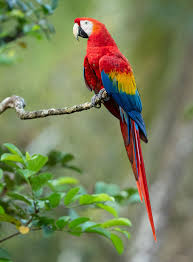
#> input picture lab4/images/images.jpeg, 193 x 262 px
$ jupyter execute lab4.ipynb
#> lines starting #> are read from the running program, lines starting #| are printed output that depends on the picture; after the words box and inside, x2 and y2 are one past the last pixel; in counts of white or black regions, pixels touching at a corner belong together
# Lab 4
---
### Name: Mohammed Feras Sawab

### ID: 2240009066
---

[cell 1]
import matplotlib.pyplot as plt
import cv2

img = cv2.imread('images/images.jpeg', cv2.IMREAD_GRAYSCALE)
#> img: shape (262, 193); min 0, max 254, mean 121.7
img = cv2.resize(img, (200, 200))
#> img: shape (200, 200)

# Set the threshold values
threshold_values = [0, 50, 100, 150, 200]

# Apply thresholding with different threshold values
for threshold_value in threshold_values:
    ret, thresh = cv2.threshold(img, threshold_value, 255, cv2.THRESH_BINARY)
    plt.imshow(thresh, cmap='gray')
    plt.title(f'Thresholded Image ({threshold_value})')
    plt.axis('off')
    plt.show()
#> this loop made 5 passes
#> ret on passes 1 to 5: 0, 50, 100, 150, 200
#> pass 1, `ret, thresh = cv2.threshold(img, threshold_value, 255, cv2.THRESH_BINA..`:
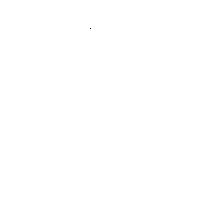
#> thresh: shape (200, 200); 100% white; black in thin lines or dots, all inside (x1, y1, x2, y2) = (90, 28, 91, 29)

# Display the original image
plt.imshow(img, cmap='gray')
plt.title('Original Image')
plt.axis('off')
plt.show()

[cell 2]
import matplotlib
import matplotlib.pyplot as plt
import numpy as np

from skimage import data, img_as_float
from skimage import exposure

[cell 3]
img = data.moon()
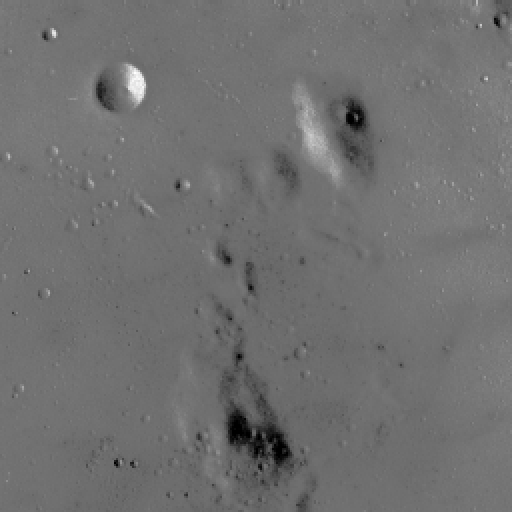
#> input picture skimage.data.moon(), 512 x 512 px
#> img is the input picture: shape (512, 512); min 0, max 255, mean 112.2

[cell 4]
p2, p98 = np.percentile(img, (2, 98))
#> p2 = 78; p98 = 129
img_rescale = exposure.rescale_intensity(img, in_range=(p2, p98))
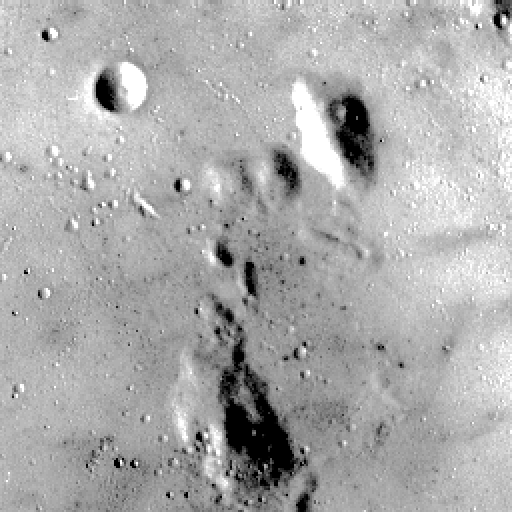
#> img_rescale: shape (512, 512); min 0, max 255, mean 171.5

[cell 5]
fig = plt.figure(figsize=(10, 7))
fig.add_subplot(2, 1, 1)
plt.imshow(img, cmap = 'gray')
plt.axis('off')
plt.title('Original image')
fig.add_subplot(2, 1, 2)
plt.hist(img.flat, bins = 256, range=(0, 255))
plt.xlabel('gray level values')
plt.ylabel('Number of pixels')
plt.show()
#> figure, not shown here; panel 2: tallest bar 23296 high, from x = 114.6 to 115.5

[cell 6]
fig = plt.figure(figsize=(10, 7))
fig.add_subplot(2, 1, 1)
plt.imshow(img_rescale, cmap = 'gray')
plt.axis('off')
plt.title('Contrast stretch')
fig.add_subplot(2, 1, 2)
plt.hist(img_rescale.flat, bins = 256, range=(0, 255))
plt.xlabel('gray level values')
plt.ylabel('Number of pixels')
plt.show()
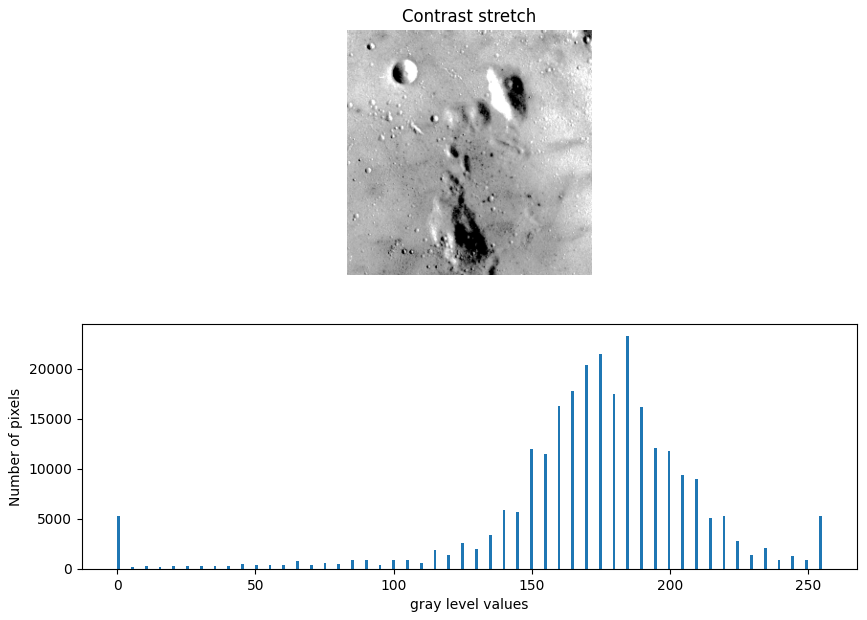
#> figure drawn by matplotlib, 2 panels; panel 2: tallest bar 23296 high, from x = 184.3 to 185.3

[cell 7]
import numpy as np
import matplotlib.pyplot as plt
from skimage import data, exposure

moon = data.moon()
print('dtype:', moon.dtype, '| shape:', moon.shape, '| range:', moon.min(), '-', moon.max())
#| dtype: uint8 | shape: (512, 512) | range: 0 - 255

# 3rd and 80th percentiles
p3, p80 = np.percentile(moon, [3, 80])
#> p3 = 87; p80 = 118
print(f'3rd percentile = {p3}, 80th percentile = {p80}')
#| 3rd percentile = 87.0, 80th percentile = 118.0

# Rescale so intensities inside [p3, p80] map to the full [0, 255] range
moon_rescaled = exposure.rescale_intensity(moon, in_range=(p3, p80))
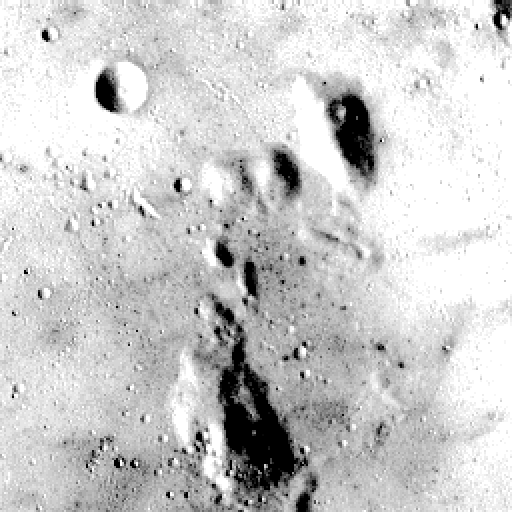
#> moon_rescaled: shape (512, 512); min 0, max 255, mean 203.7

fig, axes = plt.subplots(1, 3, figsize=(15, 4))

axes[0].imshow(moon, cmap='gray', vmin=0, vmax=255)
axes[0].set_title('Original moon image')
axes[0].axis('off')

axes[1].imshow(moon_rescaled, cmap='gray', vmin=0, vmax=255)
axes[1].set_title('Rescaled (3rd - 80th percentile)')
axes[1].axis('off')

axes[2].hist(moon_rescaled.ravel(), bins=256, range=(0, 255), color='black')
axes[2].set_title('Histogram after rescaling')
axes[2].set_xlabel('Intensity')
axes[2].set_ylabel('Number of pixels')

plt.tight_layout()
plt.show()
#> figure, not shown here; panel 3: tallest bar 55088 high, from x = 254 to 255

[cell 8]
moon_eq = exposure.equalize_hist(moon)
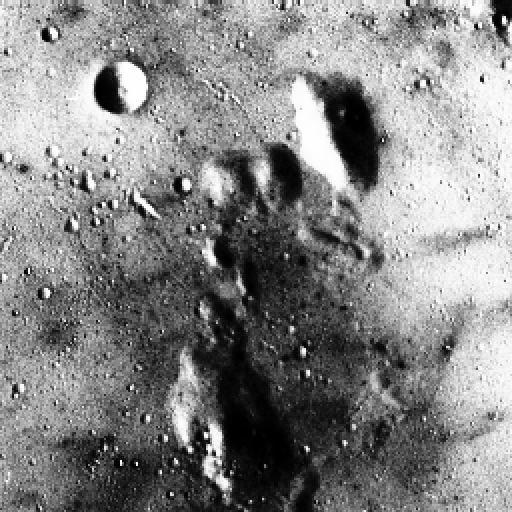
#> moon_eq: shape (512, 512) float64; min 0.000916, max 1, mean 0.525

fig, axes = plt.subplots(1, 3, figsize=(15, 4))

axes[0].imshow(moon, cmap='gray', vmin=0, vmax=255)
axes[0].set_title('Original')
axes[0].axis('off')

axes[1].imshow(moon_eq, cmap='gray', vmin=0, vmax=1)
axes[1].set_title('Equalized (equalize_hist)')
axes[1].axis('off')

# equalize_hist returns float in [0, 1], so use 256 bins over that range
axes[2].hist((moon_eq * 255).astype('uint8').ravel(), bins=256, range=(0, 256), color='black')
axes[2].set_title('Histogram after flattening')
axes[2].set_xlabel('Intensity')
axes[2].set_ylabel('Number of pixels')

plt.tight_layout()
plt.show()
#> figure, not shown here; panel 3: tallest bar 23296 high, from x = 173 to 174

[cell 9]
from skimage.exposure import match_histograms

rocket = data.rocket()      # reference image
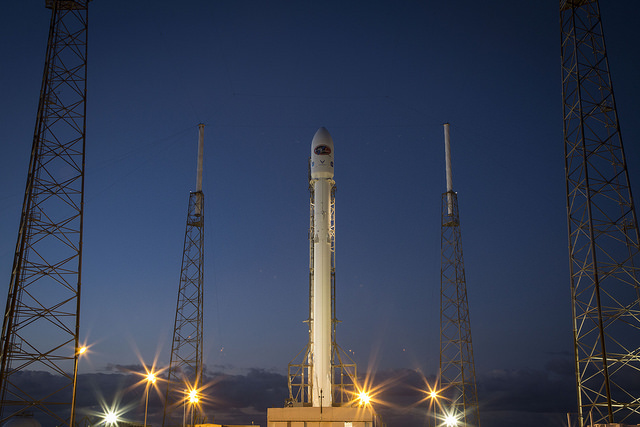
#> input picture skimage.data.rocket(), 640 x 427 px
#> rocket is the input picture: shape (427, 640, 3); mean R, G, B 52.3, 61.3, 82.3
chelsea = data.chelsea()    # image to be matched
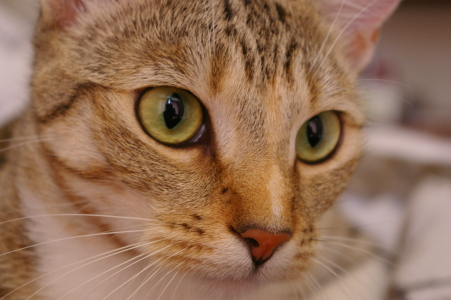
#> input picture skimage.data.chelsea(), 451 x 300 px
#> chelsea is the input picture: shape (300, 451, 3); mean R, G, B 147.7, 111.4, 86.8

# Match chelsea's histogram to the rocket's (channel_axis=-1 for RGB images)
chelsea_matched = match_histograms(chelsea, reference=rocket, channel_axis=-1)
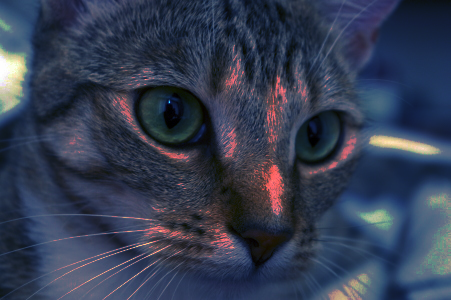
#> chelsea_matched: shape (300, 451, 3); mean R, G, B 52.1, 60.8, 81.7

def hist_rgb(img, ax, title):
#> called with title = 'Histogram: Rocket (reference)'
    for chan, c in zip(range(3), ('red', 'green', 'blue')):
        ax.hist(img[..., chan].ravel(), bins=256, range=(0, 256),
                color=c, alpha=0.5, label=c)
    ax.set_title(title)
    ax.set_xlabel('Intensity')
    ax.legend()

fig, axes = plt.subplots(2, 3, figsize=(15, 8))

axes[0, 0].imshow(chelsea)
axes[0, 0].set_title('Chelsea (original)')
axes[0, 0].axis('off')

axes[0, 1].imshow(rocket)
axes[0, 1].set_title('Rocket (reference)')
axes[0, 1].axis('off')

axes[0, 2].imshow(chelsea_matched)
axes[0, 2].set_title('Chelsea matched to Rocket')
axes[0, 2].axis('off')

axes[1, 0].hist(chelsea.ravel(), bins=256, range=(0, 256), color='gray')
axes[1, 0].set_title('Histogram: Chelsea')

hist_rgb(rocket, axes[1, 1], 'Histogram: Rocket (reference)')
hist_rgb(chelsea_matched, axes[1, 2], 'Histogram: Chelsea matched')

plt.tight_layout()
plt.show()
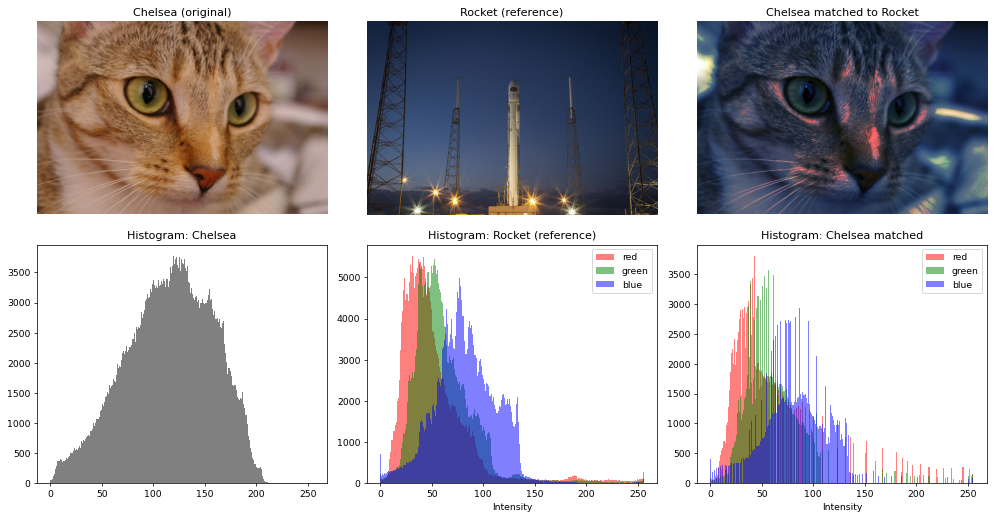
#> figure drawn by matplotlib, 6 panels; panel 4: tallest bar 3773 high, from x = 119 to 120; panel 5: tallest bar 5521 high, from x = 31 to 32; panel 5: tallest bar 5439 high, from x = 52 to 53; panel 5: tallest bar 4985 high, from x = 77 to 78
